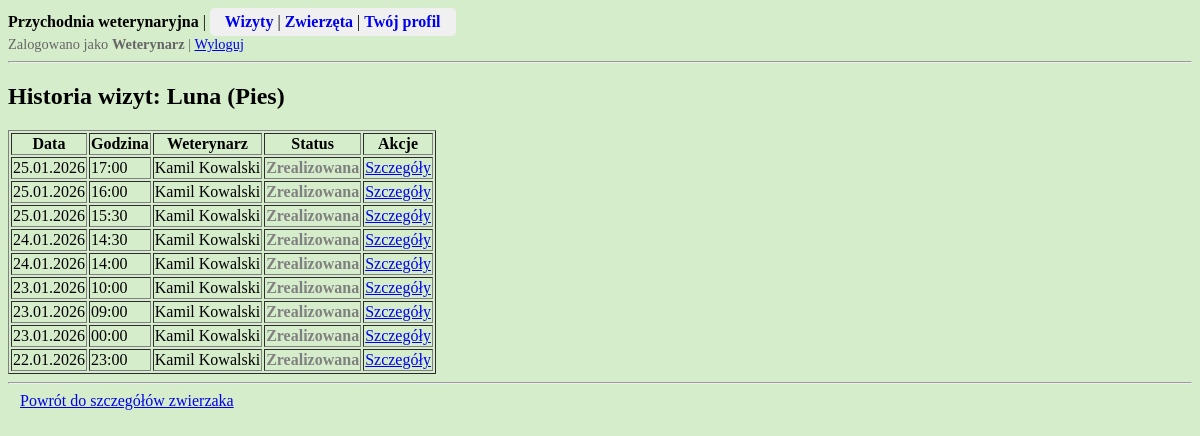
/przychodnia/zwierzeta/1/historia/ (signed in), run on the app's committed database.
### przychodnia/models.py (models this page shows, shortened)
class Zwierze(models.Model):
    imie = models.CharField(max_length = 50)
    opiekun = models.ForeignKey(Opiekun, on_delete = models.PROTECT)
    gatunek = models.IntegerField(choices = GATUNEK.choices)
    plec = models.IntegerField(choices = PLEC_ZWIERZE.choices)
    data_urodzenia = models.DateField(blank = True, null = True)  # opcjonalnie
    data_dodania = models.DateTimeField(auto_now_add = True, editable = False)
    class Meta:
        verbose_name_plural = "Zwierzeta"
        ordering = ['opiekun__nazwisko', 'gatunek', 'imie']

class Wizyta(models.Model):
    zwierze = models.ForeignKey(Zwierze, on_delete = models.CASCADE)
    weterynarz = models.ForeignKey(Weterynarz, on_delete = models.PROTECT)
    data_wizyty = models.DateField()
    godzina_wizyty = models.TimeField()
    status = models.IntegerField(choices = STATUS_WIZYTA.choices, default = STATUS_WIZYTA.Zaplanowana)
    notatka = models.TextField(blank = True)  # obowiązkowa dopiero po zrealizowaniu wizyty
    class Meta:
        verbose_name_plural = "Wizyty"
        ordering = ['data_wizyty', 'godzina_wizyty', 'status']

class Weterynarz(models.Model):
    user = models.OneToOneField(User, on_delete=models.CASCADE)  # polaczenie profilu weterynarza z kontem uzytkownika User
    imie = models.CharField(max_length = 50)
    nazwisko = models.CharField(max_length = 100)
    plec = models.IntegerField(choices = PLEC_OSOBA.choices, default = PLEC_OSOBA.Inna)
    specjalizacja = models.CharField(max_length=100, blank=True)  # opcjonalnie
    data_dodania = models.DateTimeField(auto_now_add = True, editable = False)
    class Meta:
        verbose_name_plural = "Weterynarze"
        ordering = ['nazwisko', 'imie']

### przychodnia/views.py (the view)
# urls.py: path('zwierzeta/<int:pk>/historia/', views.historia_zwierzaka, name='historia-zwierzaka'),
@login_required
def historia_zwierzaka(request, pk):
    user = request.user
    try:
        zwierze = Zwierze.objects.get(id=pk)
    except Zwierze.DoesNotExist:
        return HttpResponse("Zwierzę nie istnieje", status=404)
    if hasattr(user, 'opiekun'):
        if zwierze.opiekun != user.opiekun:  # tylko zwierzęta opiekuna
            return HttpResponse("Brak dostępu", status=403)
    elif hasattr(user, 'weterynarz'):
        pass  # weterynarz może zobaczyć historię każdego zwierzaka
    else:
        return HttpResponse("Brak roli użytkownika", status=403)
    wizyty = Wizyta.objects.filter(
        zwierze=zwierze,
        status=STATUS_WIZYTA.Zrealizowana
    ).order_by('-data_wizyty', '-godzina_wizyty')
    return render(request, 'przychodnia/zwierzeta/historia_zwierzaka.html', {'zwierze': zwierze, 'wizyty': wizyty})

### przychodnia/templates/przychodnia/zwierzeta/historia_zwierzaka.html (shortened to what this page needs)
{% extends "przychodnia/base.html" %}
{% block content %}
<h2>Historia wizyt: {{ zwierze.imie }} ({{ zwierze.get_gatunek_display }})</h2>
{% if wizyty %}
    <table border="1">
        <tr>
            <th>Data</th>
            <th>Godzina</th>
            <th>Weterynarz</th>
            <th>Status</th>
            <th>Akcje</th>
        </tr>
        {% for wizyta in wizyty %}
        <tr>
            <td>{{ wizyta.data_wizyty|date:"d.m.Y" }}</td>
            <td>{{ wizyta.godzina_wizyty|time:"H:i" }}</td>
            <td>{{ wizyta.weterynarz.imie }} {{ wizyta.weterynarz.nazwisko }}</td>
            <td>
                <span class="
                    {% if wizyta.status == 1 %}status-1
                    {% elif wizyta.status == 2 %}status-2
                    {% elif wizyta.status == 3 %}status-3
                    {% endif %}
                    ">
                {{ wizyta.get_status_display }}
                </span>
            </td>
            <td>
                <a href="{% url 'wizyta-detail' pk=wizyta.pk %}">Szczegóły</a>
            </td>
        </tr>
        {% endfor %}
    </table>
{% else %}
    <p>Brak zrealizowanych wizyt dla tego zwierzaka.</p>
{% endif %}
<hr>
<a href="{% url 'zwierze-detail' pk=zwierze.pk %}" style="padding: 6px 12px;">
    Powrót do szczegółów zwierzaka
</a>
{% endblock %}

### przychodnia/static/css/przychodnia.css (style rules this page uses)
body { background-color: rgb(213, 237, 202); }

### przychodnia/templates/przychodnia/base.html (style rules this page uses)
.status-2 { color: gray; font-weight: bold; }

### data on the page
Zwierze: imie "Luna", gatunek "Pies"
Wizyta: data_wizyty "25.01.2026", godzina_wizyty "17:00", weterynarz.imie "Kamil", weterynarz.nazwisko "Kowalski", status "Zrealizowana"
Wizyta: data_wizyty "25.01.2026", godzina_wizyty "16:00", weterynarz.imie "Kamil", weterynarz.nazwisko "Kowalski", status "Zrealizowana"
Wizyta: data_wizyty "25.01.2026", godzina_wizyty "15:30", weterynarz.imie "Kamil", weterynarz.nazwisko "Kowalski", status "Zrealizowana"
Wizyta: data_wizyty "24.01.2026", godzina_wizyty "14:30", weterynarz.imie "Kamil", weterynarz.nazwisko "Kowalski", status "Zrealizowana"
Wizyta: data_wizyty "24.01.2026", godzina_wizyty "14:00", weterynarz.imie "Kamil", weterynarz.nazwisko "Kowalski", status "Zrealizowana"
Wizyta: data_wizyty "23.01.2026", godzina_wizyty "10:00", weterynarz.imie "Kamil", weterynarz.nazwisko "Kowalski", status "Zrealizowana"
Wizyta: data_wizyty "23.01.2026", godzina_wizyty "09:00", weterynarz.imie "Kamil", weterynarz.nazwisko "Kowalski", status "Zrealizowana"
Wizyta: data_wizyty "23.01.2026", godzina_wizyty "00:00", weterynarz.imie "Kamil", weterynarz.nazwisko "Kowalski", status "Zrealizowana"
Wizyta: data_wizyty "22.01.2026", godzina_wizyty "23:00", weterynarz.imie "Kamil", weterynarz.nazwisko "Kowalski", status "Zrealizowana"
